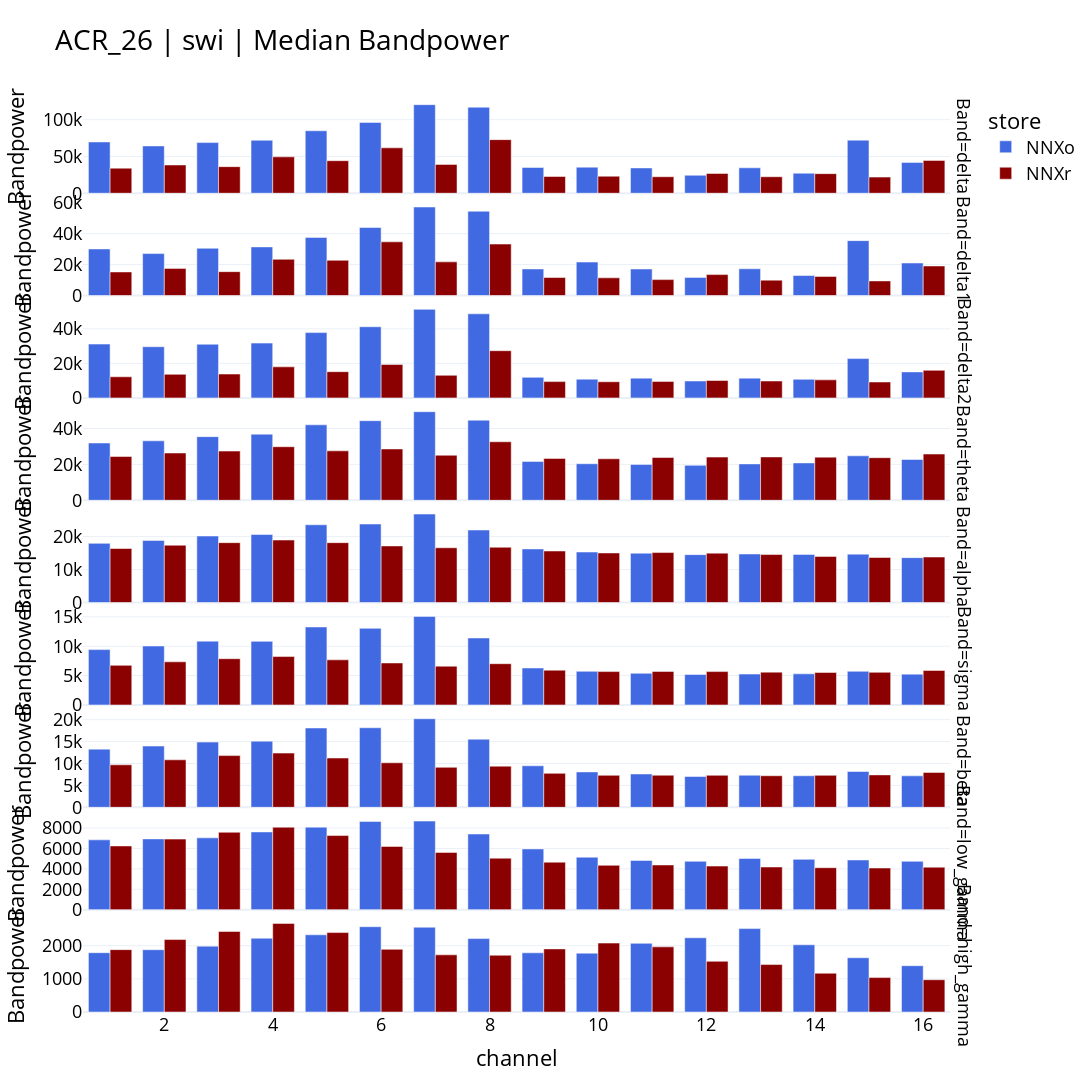

Notebook code for this chart:
### Code cell
# BAR PLOT of MEDIANS
# -----------------------
cat_ord={"Band": bands.keys()}
title=f'{subject} | {recording} | Median Bandpower'
fbar = px.bar(medians, x='channel', y='Bandpower', color='store', facet_row='Band', barmode='group', facet_row_spacing=0.01, category_orders=cat_ord, width=1800, height=1800, color_discrete_sequence=['royalblue', 'darkred'], template='plotly_white', title=title)
fbar.update_yaxes(matches=None)
fbar.update_layout(
    font_color="black",
    font_size=18,
    title_font_size=28,
)
fbar.show()
fbar.write_image(f'{save_base}/{subject}_{recording}_RAW-median-bandpower.png', engine="kaleido")

### Figure 1 — Plotly figure (JSON) as saved in the notebook; plotly's stock layout.template omitted (floating-point values rounded to 4 significant figures)
{"data": [{"alignmentgroup": "True", "hovertemplate": "store=NNXo<br>Band=delta<br>channel=%{x}<br>Bandpower=%{y}<extra></extra>", "legendgroup": "NNXo", "marker": {"color": "royalblue", "pattern": {"shape": ""}}, "name": "NNXo", "offsetgroup": "NNXo", "orientation": "v", "showlegend": true, "textposition": "auto", "type": "bar", "x": [1, 2, 3, 4, 5, 6, 7, 8, 9, 10, 11, 12, 13, 14, 15, 16], "xaxis": "x9", "y": [69700.0, 64280.0, 68840.0, 72060.0, 84900.0, 96260.0, 120400.0, 117000.0, 35060.0, 35420.0, 34360.0, 24400.0, 34560.0, 27220.0, 72180.0, 41880.0], "yaxis": "y9"}, {"alignmentgroup": "True", "hovertemplate": "store=NNXo<br>Band=delta1<br>channel=%{x}<br>Bandpower=%{y}<extra></extra>", "legendgroup": "NNXo", "marker": {"color": "royalblue", "pattern": {"shape": ""}}, "name": "NNXo", "offsetgroup": "NNXo", "orientation": "v", "showlegend": false, "textposition": "auto", "type": "bar", "x": [1, 2, 3, 4, 5, 6, 7, 8, 9, 10, 11, 12, 13, 14, 15, 16], "xaxis": "x8", "y": [30090.0, 27110.0, 30540.0, 31440.0, 37540.0, 43920.0, 57180.0, 54440.0, 17190.0, 21640.0, 17150.0, 11710.0, 17300.0, 12940.0, 35470.0, 21010.0], "yaxis": "y8"}, {"alignmentgroup": "True", "hovertemplate": "store=NNXo<br>Band=delta2<br>channel=%{x}<br>Bandpower=%{y}<extra></extra>", "legendgroup": "NNXo", "marker": {"color": "royalblue", "pattern": {"shape": ""}}, "name": "NNXo", "offsetgroup": "NNXo", "orientation": "v", "showlegend": false, "textposition": "auto", "type": "bar", "x": [1, 2, 3, 4, 5, 6, 7, 8, 9, 10, 11, 12, 13, 14, 15, 16], "xaxis": "x7", "y": [31190.0, 29660.0, 31090.0, 31740.0, 37830.0, 41200.0, 51290.0, 48710.0, 11910.0, 10870.0, 11460.0, 9790.0, 11460.0, 10770.0, 22800.0, 15080.0], "yaxis": "y7"}, {"alignmentgroup": "True", "hovertemplate": "store=NNXo<br>Band=theta<br>channel=%{x}<br>Bandpower=%{y}<extra></extra>", "legendgroup": "NNXo", "marker": {"color": "royalblue", "pattern": {"shape": ""}}, "name": "NNXo", "offsetgroup": "NNXo", "orientation": "v", "showlegend": false, "textposition": "auto", "type": "bar", "x": [1, 2, 3, 4, 5, 6, 7, 8, 9, 10, 11, 12, 13, 14, 15, 16], "xaxis": "x6", "y": [31910.0, 33120.0, 35450.0, 36820.0, 42040.0, 44350.0, 49350.0, 44630.0, 21650.0, 20360.0, 19980.0, 19450.0, 20260.0, 20810.0, 24770.0, 22730.0], "yaxis": "y6"}, {"alignmentgroup": "True", "hovertemplate": "store=NNXo<br>Band=alpha<br>channel=%{x}<br>Bandpower=%{y}<extra></extra>", "legendgroup": "NNXo", "marker": {"color": "royalblue", "pattern": {"shape": ""}}, "name": "NNXo", "offsetgroup": "NNXo", "orientation": "v", "showlegend": false, "textposition": "auto", "type": "bar", "x": [1, 2, 3, 4, 5, 6, 7, 8, 9, 10, 11, 12, 13, 14, 15, 16], "xaxis": "x5", "y": [17940.0, 18840.0, 20160.0, 20620.0, 23570.0, 23800.0, 26820.0, 21990.0, 16260.0, 15310.0, 14970.0, 14520.0, 14720.0, 14600.0, 14680.0, 13610.0], "yaxis": "y5"}, {"alignmentgroup": "True", "hovertemplate": "store=NNXo<br>Band=sigma<br>channel=%{x}<br>Bandpower=%{y}<extra></extra>", "legendgroup": "NNXo", "marker": {"color": "royalblue", "pattern": {"shape": ""}}, "name": "NNXo", "offsetgroup": "NNXo", "orientation": "v", "showlegend": false, "textposition": "auto", "type": "bar", "x": [1, 2, 3, 4, 5, 6, 7, 8, 9, 10, 11, 12, 13, 14, 15, 16], "xaxis": "x4", "y": [9422.0, 10040.0, 10870.0, 10830.0, 13280.0, 13040.0, 15080.0, 11400.0, 6293.0, 5726.0, 5389.0, 5191.0, 5257.0, 5299.0, 5727.0, 5248.0], "yaxis": "y4"}, {"alignmentgroup": "True", "hovertemplate": "store=NNXo<br>Band=beta<br>channel=%{x}<br>Bandpower=%{y}<extra></extra>", "legendgroup": "NNXo", "marker": {"color": "royalblue", "pattern": {"shape": ""}}, "name": "NNXo", "offsetgroup": "NNXo", "orientation": "v", "showlegend": false, "textposition": "auto", "type": "bar", "x": [1, 2, 3, 4, 5, 6, 7, 8, 9, 10, 11, 12, 13, 14, 15, 16], "xaxis": "x3", "y": [13270.0, 13980.0, 14880.0, 15100.0, 18100.0, 18150.0, 20210.0, 15540.0, 9472.0, 8074.0, 7606.0, 7038.0, 7322.0, 7194.0, 8178.0, 7173.0], "yaxis": "y3"}, {"alignmentgroup": "True", "hovertemplate": "store=NNXo<br>Band=low_gamma<br>channel=%{x}<br>Bandpower=%{y}<extra></extra>", "legendgroup": "NNXo", "marker": {"color": "royalblue", "pattern": {"shape": ""}}, "name": "NNXo", "offsetgroup": "NNXo", "orientation": "v", "showlegend": false, "textposition": "auto", "type": "bar", "x": [1, 2, 3, 4, 5, 6, 7, 8, 9, 10, 11, 12, 13, 14, 15, 16], "xaxis": "x2", "y": [6845.0, 6939.0, 7040.0, 7623.0, 8092.0, 8649.0, 8686.0, 7418.0, 5954.0, 5145.0, 4827.0, 4740.0, 5025.0, 4932.0, 4874.0, 4741.0], "yaxis": "y2"}, {"alignmentgroup": "True", "hovertemplate": "store=NNXo<br>Band=high_gamma<br>channel=%{x}<br>Bandpower=%{y}<extra></extra>", "legendgroup": "NNXo", "marker": {"color": "royalblue", "pattern": {"shape": ""}}, "name": "NNXo", "offsetgroup": "NNXo", "orientation": "v", "showlegend": false, "textposition": "auto", "type": "bar", "x": [1, 2, 3, 4, 5, 6, 7, 8, 9, 10, 11, 12, 13, 14, 15, 16], "xaxis": "x", "y": [1789.0, 1879.0, 1987.0, 2226.0, 2329.0, 2573.0, 2557.0, 2214.0, 1785.0, 1774.0, 2072.0, 2239.0, 2516.0, 2028.0, 1636.0, 1396.0], "yaxis": "y"}, {"alignmentgroup": "True", "hovertemplate": "store=NNXr<br>Band=delta<br>channel=%{x}<br>Bandpower=%{y}<extra></extra>", "legendgroup": "NNXr", "marker": {"color": "darkred", "pattern": {"shape": ""}}, "name": "NNXr", "offsetgroup": "NNXr", "orientation": "v", "showlegend": true, "textposition": "auto", "type": "bar", "x": [1, 2, 3, 4, 5, 6, 7, 8, 9, 10, 11, 12, 13, 14, 15, 16], "xaxis": "x9", "y": [34070.0, 38410.0, 36130.0, 49430.0, 44240.0, 61690.0, 39190.0, 72860.0, 22700.0, 23110.0, 22390.0, 26890.0, 22400.0, 26640.0, 21890.0, 44630.0], "yaxis": "y9"}, {"alignmentgroup": "True", "hovertemplate": "store=NNXr<br>Band=delta1<br>channel=%{x}<br>Bandpower=%{y}<extra></extra>", "legendgroup": "NNXr", "marker": {"color": "darkred", "pattern": {"shape": ""}}, "name": "NNXr", "offsetgroup": "NNXr", "orientation": "v", "showlegend": false, "textposition": "auto", "type": "bar", "x": [1, 2, 3, 4, 5, 6, 7, 8, 9, 10, 11, 12, 13, 14, 15, 16], "xaxis": "x8", "y": [15240.0, 17560.0, 15440.0, 23420.0, 22770.0, 34690.0, 21760.0, 33260.0, 11650.0, 11440.0, 10300.0, 13540.0, 9963.0, 12360.0, 9456.0, 19120.0], "yaxis": "y8"}, {"alignmentgroup": "True", "hovertemplate": "store=NNXr<br>Band=delta2<br>channel=%{x}<br>Bandpower=%{y}<extra></extra>", "legendgroup": "NNXr", "marker": {"color": "darkred", "pattern": {"shape": ""}}, "name": "NNXr", "offsetgroup": "NNXr", "orientation": "v", "showlegend": false, "textposition": "auto", "type": "bar", "x": [1, 2, 3, 4, 5, 6, 7, 8, 9, 10, 11, 12, 13, 14, 15, 16], "xaxis": "x7", "y": [12240.0, 13660.0, 13820.0, 17990.0, 15200.0, 19350.0, 13100.0, 27340.0, 9447.0, 9352.0, 9578.0, 10080.0, 9792.0, 10460.0, 9212.0, 15990.0], "yaxis": "y7"}, {"alignmentgroup": "True", "hovertemplate": "store=NNXr<br>Band=theta<br>channel=%{x}<br>Bandpower=%{y}<extra></extra>", "legendgroup": "NNXr", "marker": {"color": "darkred", "pattern": {"shape": ""}}, "name": "NNXr", "offsetgroup": "NNXr", "orientation": "v", "showlegend": false, "textposition": "auto", "type": "bar", "x": [1, 2, 3, 4, 5, 6, 7, 8, 9, 10, 11, 12, 13, 14, 15, 16], "xaxis": "x6", "y": [24370.0, 26340.0, 27410.0, 29840.0, 27530.0, 28600.0, 25090.0, 32600.0, 23320.0, 23120.0, 23810.0, 24060.0, 24150.0, 24040.0, 23720.0, 25760.0], "yaxis": "y6"}, {"alignmentgroup": "True", "hovertemplate": "store=NNXr<br>Band=alpha<br>channel=%{x}<br>Bandpower=%{y}<extra></extra>", "legendgroup": "NNXr", "marker": {"color": "darkred", "pattern": {"shape": ""}}, "name": "NNXr", "offsetgroup": "NNXr", "orientation": "v", "showlegend": false, "textposition": "auto", "type": "bar", "x": [1, 2, 3, 4, 5, 6, 7, 8, 9, 10, 11, 12, 13, 14, 15, 16], "xaxis": "x5", "y": [16390.0, 17380.0, 18160.0, 18940.0, 18160.0, 17160.0, 16610.0, 16760.0, 15630.0, 15040.0, 15150.0, 14980.0, 14550.0, 13990.0, 13660.0, 13810.0], "yaxis": "y5"}, {"alignmentgroup": "True", "hovertemplate": "store=NNXr<br>Band=sigma<br>channel=%{x}<br>Bandpower=%{y}<extra></extra>", "legendgroup": "NNXr", "marker": {"color": "darkred", "pattern": {"shape": ""}}, "name": "NNXr", "offsetgroup": "NNXr", "orientation": "v", "showlegend": false, "textposition": "auto", "type": "bar", "x": [1, 2, 3, 4, 5, 6, 7, 8, 9, 10, 11, 12, 13, 14, 15, 16], "xaxis": "x4", "y": [6739.0, 7344.0, 7874.0, 8240.0, 7683.0, 7148.0, 6606.0, 7026.0, 5921.0, 5682.0, 5708.0, 5683.0, 5588.0, 5535.0, 5559.0, 5879.0], "yaxis": "y4"}, {"alignmentgroup": "True", "hovertemplate": "store=NNXr<br>Band=beta<br>channel=%{x}<br>Bandpower=%{y}<extra></extra>", "legendgroup": "NNXr", "marker": {"color": "darkred", "pattern": {"shape": ""}}, "name": "NNXr", "offsetgroup": "NNXr", "orientation": "v", "showlegend": false, "textposition": "auto", "type": "bar", "x": [1, 2, 3, 4, 5, 6, 7, 8, 9, 10, 11, 12, 13, 14, 15, 16], "xaxis": "x3", "y": [9696.0, 10840.0, 11800.0, 12370.0, 11250.0, 10160.0, 9127.0, 9389.0, 7747.0, 7300.0, 7323.0, 7303.0, 7198.0, 7292.0, 7398.0, 7970.0], "yaxis": "y3"}, {"alignmentgroup": "True", "hovertemplate": "store=NNXr<br>Band=low_gamma<br>channel=%{x}<br>Bandpower=%{y}<extra></extra>", "legendgroup": "NNXr", "marker": {"color": "darkred", "pattern": {"shape": ""}}, "name": "NNXr", "offsetgroup": "NNXr", "orientation": "v", "showlegend": false, "textposition": "auto", "type": "bar", "x": [1, 2, 3, 4, 5, 6, 7, 8, 9, 10, 11, 12, 13, 14, 15, 16], "xaxis": "x2", "y": [6247.0, 6918.0, 7588.0, 8082.0, 7265.0, 6199.0, 5613.0, 5050.0, 4656.0, 4346.0, 4384.0, 4273.0, 4183.0, 4114.0, 4084.0, 4165.0], "yaxis": "y2"}, {"alignmentgroup": "True", "hovertemplate": "store=NNXr<br>Band=high_gamma<br>channel=%{x}<br>Bandpower=%{y}<extra></extra>", "legendgroup": "NNXr", "marker": {"color": "darkred", "pattern": {"shape": ""}}, "name": "NNXr", "offsetgroup": "NNXr", "orientation": "v", "showlegend": false, "textposition": "auto", "type": "bar", "x": [1, 2, 3, 4, 5, 6, 7, 8, 9, 10, 11, 12, 13, 14, 15, 16], "xaxis": "x", "y": [1881.0, 2186.0, 2429.0, 2672.0, 2395.0, 1891.0, 1724.0, 1712.0, 1904.0, 2079.0, 1965.0, 1529.0, 1431.0, 1170.0, 1038.0, 973.8], "yaxis": "y"}], "layout": {"annotations": [{"font": {}, "showarrow": false, "text": "Band=high_gamma", "textangle": 90, "x": 0.98, "xanchor": "left", "xref": "paper", "y": 0.05111, "yanchor": "middle", "yref": "paper"}, {"font": {}, "showarrow": false, "text": "Band=low_gamma", "textangle": 90, "x": 0.98, "xanchor": "left", "xref": "paper", "y": 0.1633, "yanchor": "middle", "yref": "paper"}, {"font": {}, "showarrow": false, "text": "Band=beta", "textangle": 90, "x": 0.98, "xanchor": "left", "xref": "paper", "y": 0.2756, "yanchor": "middle", "yref": "paper"}, {"font": {}, "showarrow": false, "text": "Band=sigma", "textangle": 90, "x": 0.98, "xanchor": "left", "xref": "paper", "y": 0.3878, "yanchor": "middle", "yref": "paper"}, {"font": {}, "showarrow": false, "text": "Band=alpha", "textangle": 90, "x": 0.98, "xanchor": "left", "xref": "paper", "y": 0.5, "yanchor": "middle", "yref": "paper"}, {"font": {}, "showarrow": false, "text": "Band=theta", "textangle": 90, "x": 0.98, "xanchor": "left", "xref": "paper", "y": 0.6122, "yanchor": "middle", "yref": "paper"}, {"font": {}, "showarrow": false, "text": "Band=delta2", "textangle": 90, "x": 0.98, "xanchor": "left", "xref": "paper", "y": 0.7244, "yanchor": "middle", "yref": "paper"}, {"font": {}, "showarrow": false, "text": "Band=delta1", "textangle": 90, "x": 0.98, "xanchor": "left", "xref": "paper", "y": 0.8367, "yanchor": "middle", "yref": "paper"}, {"font": {}, "showarrow": false, "text": "Band=delta", "textangle": 90, "x": 0.98, "xanchor": "left", "xref": "paper", "y": 0.9489, "yanchor": "middle", "yref": "paper"}], "barmode": "group", "font": {"color": "black", "size": 18}, "height": 1800, "legend": {"title": {"text": "store"}, "tracegroupgap": 0}, "title": {"font": {"size": 28}, "text": "ACR_26 | swi | Median Bandpower"}, "width": 1800, "xaxis": {"anchor": "y", "domain": [0, 0.98], "title": {"text": "channel"}}, "xaxis2": {"anchor": "y2", "domain": [0, 0.98], "matches": "x", "showticklabels": false}, "xaxis3": {"anchor": "y3", "domain": [0, 0.98], "matches": "x", "showticklabels": false}, "xaxis4": {"anchor": "y4", "domain": [0, 0.98], "matches": "x", "showticklabels": false}, "xaxis5": {"anchor": "y5", "domain": [0, 0.98], "matches": "x", "showticklabels": false}, "xaxis6": {"anchor": "y6", "domain": [0, 0.98], "matches": "x", "showticklabels": false}, "xaxis7": {"anchor": "y7", "domain": [0, 0.98], "matches": "x", "showticklabels": false}, "xaxis8": {"anchor": "y8", "domain": [0, 0.98], "matches": "x", "showticklabels": false}, "xaxis9": {"anchor": "y9", "domain": [0, 0.98], "matches": "x", "showticklabels": false}, "yaxis": {"anchor": "x", "domain": [0, 0.1022], "title": {"text": "Bandpower"}}, "yaxis2": {"anchor": "x2", "domain": [0.1122, 0.2144], "title": {"text": "Bandpower"}}, "yaxis3": {"anchor": "x3", "domain": [0.2244, 0.3267], "title": {"text": "Bandpower"}}, "yaxis4": {"anchor": "x4", "domain": [0.3367, 0.4389], "title": {"text": "Bandpower"}}, "yaxis5": {"anchor": "x5", "domain": [0.4489, 0.5511], "title": {"text": "Bandpower"}}, "yaxis6": {"anchor": "x6", "domain": [0.5611, 0.6633], "title": {"text": "Bandpower"}}, "yaxis7": {"anchor": "x7", "domain": [0.6733, 0.7756], "title": {"text": "Bandpower"}}, "yaxis8": {"anchor": "x8", "domain": [0.7856, 0.8878], "title": {"text": "Bandpower"}}, "yaxis9": {"anchor": "x9", "domain": [0.8978, 1.0], "title": {"text": "Bandpower"}}}}
